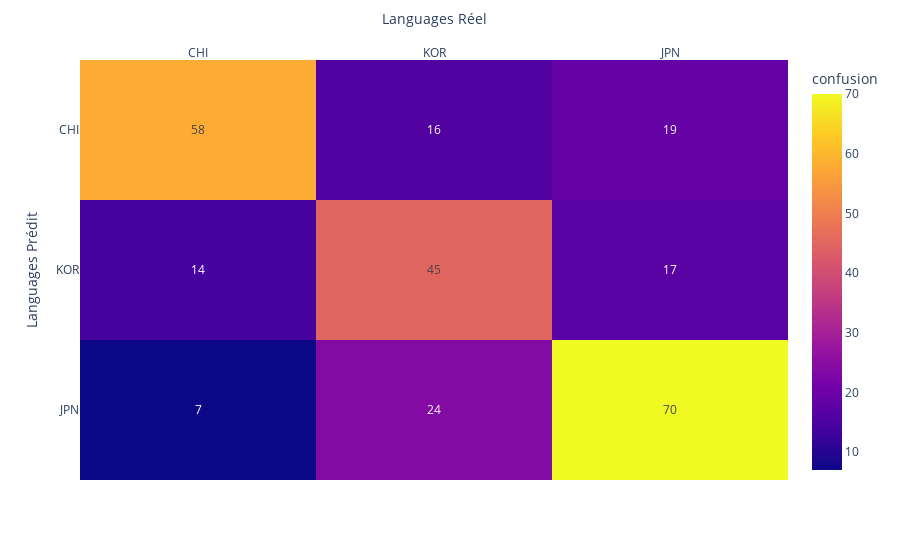
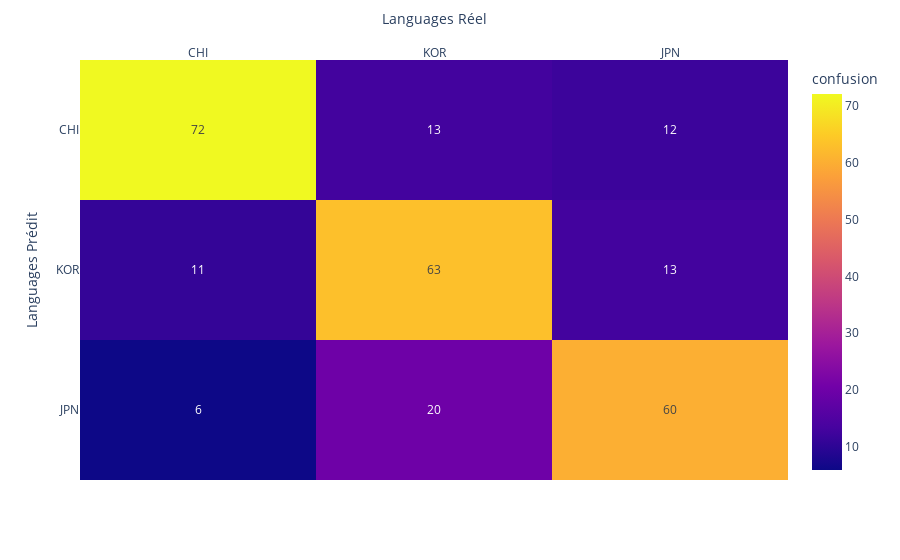

Write notebook code for charts like these, in order.
### Markdown cell above
## Logistic Regression on CHI KOR JAP

### Code cell
df_chi = pd.read_csv("data/CHI.csv")
df_kor = pd.read_csv("data/KOR.csv")
df_jap = pd.read_csv("data/JPN.csv")

df_concat = pd.concat([df_chi, df_kor, df_jap])
X = df_concat["Text"]
y = df_concat["Lang"]

X_train, X_dev, X_test, y_train, y_dev, y_test = get_train_dev_test(X, y)
label_encoder, labels = get_label_encoder(df_concat["Lang"])
train_one_model(CountVectorizer(), LogisticRegression(), labels, label_encoder, X_train, y_train, X_dev, y_dev, X_test, y_test, draw=True)

### Figure 1 — Plotly figure (JSON) as saved in the notebook; plotly's stock layout.template omitted (floating-point values rounded to 4 significant figures)
{"data": [{"coloraxis": "coloraxis", "hovertemplate": "Languages Réel: %{x}<br>Languages Prédit: %{y}<br>confusion: %{z}<extra></extra>", "name": "0", "texttemplate": "%{z}", "type": "heatmap", "x": ["CHI", "KOR", "JPN"], "xaxis": "x", "y": ["CHI", "KOR", "JPN"], "yaxis": "y", "z": [[58, 16, 19], [14, 45, 17], [7, 24, 70]]}], "layout": {"coloraxis": {"colorbar": {"title": {"text": "confusion"}}, "colorscale": [[0, "#0d0887"], [0.1111, "#46039f"], [0.2222, "#7201a8"], [0.3333, "#9c179e"], [0.4444, "#bd3786"], [0.5556, "#d8576b"], [0.6667, "#ed7953"], [0.7778, "#fb9f3a"], [0.8889, "#fdca26"], [1, "#f0f921"]]}, "margin": {"t": 60}, "xaxis": {"anchor": "y", "domain": [0, 1], "side": "top", "title": {"text": "Languages Réel"}}, "yaxis": {"anchor": "x", "autorange": "reversed", "domain": [0, 1], "title": {"text": "Languages Prédit"}}}}

### Figure 2 — Plotly figure (JSON) as saved in the notebook; plotly's stock layout.template omitted (floating-point values rounded to 4 significant figures)
{"data": [{"coloraxis": "coloraxis", "hovertemplate": "Languages Réel: %{x}<br>Languages Prédit: %{y}<br>confusion: %{z}<extra></extra>", "name": "0", "texttemplate": "%{z}", "type": "heatmap", "x": ["CHI", "KOR", "JPN"], "xaxis": "x", "y": ["CHI", "KOR", "JPN"], "yaxis": "y", "z": [[72, 13, 12], [11, 63, 13], [6, 20, 60]]}], "layout": {"coloraxis": {"colorbar": {"title": {"text": "confusion"}}, "colorscale": [[0, "#0d0887"], [0.1111, "#46039f"], [0.2222, "#7201a8"], [0.3333, "#9c179e"], [0.4444, "#bd3786"], [0.5556, "#d8576b"], [0.6667, "#ed7953"], [0.7778, "#fb9f3a"], [0.8889, "#fdca26"], [1, "#f0f921"]]}, "margin": {"t": 60}, "xaxis": {"anchor": "y", "domain": [0, 1], "side": "top", "title": {"text": "Languages Réel"}}, "yaxis": {"anchor": "x", "autorange": "reversed", "domain": [0, 1], "title": {"text": "Languages Prédit"}}}}
